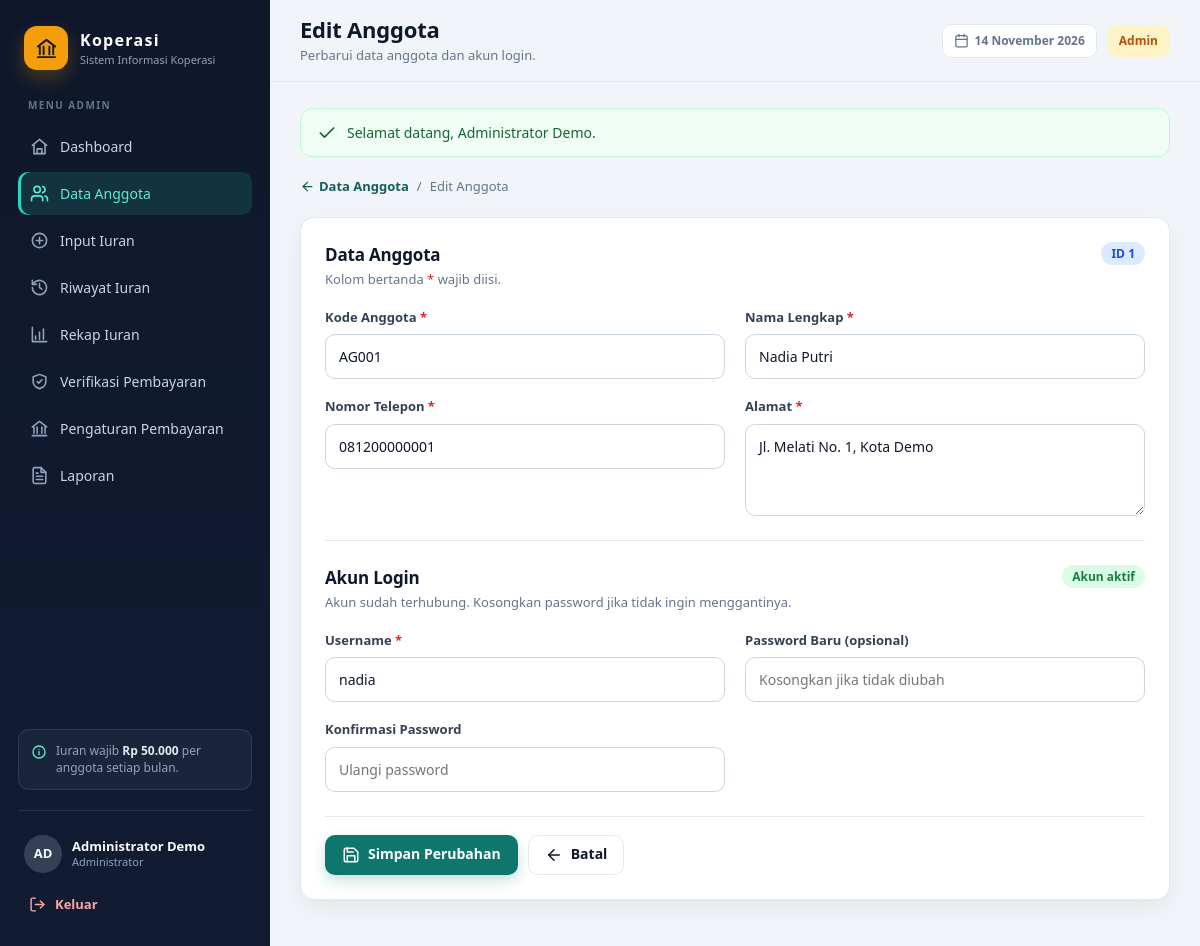
The page /edit_anggota.php?id=1 (signed in) on the database its author committed.
### tables this page shows
CREATE TABLE `anggota` (
    `id` INT(11) NOT NULL AUTO_INCREMENT,
    `kode_anggota` VARCHAR(20) NOT NULL,
    `nama` VARCHAR(100) NOT NULL,
    `alamat` TEXT DEFAULT NULL,
    `telepon` VARCHAR(20) DEFAULT NULL,
    PRIMARY KEY (`id`),
    UNIQUE KEY `uq_anggota_kode` (`kode_anggota`)
);

### edit_anggota.php (the view, shortened to what this page needs)
<?php
require_once __DIR__ . '/includes/bootstrap.php';
$id = get_int('id');
$anggota = db_one(
    $conn,
    'SELECT id, kode_anggota, nama, alamat, telepon FROM anggota WHERE id = ? LIMIT 1',
    [$id]
);
$linkedUser = db_one(
    $conn,
    'SELECT id, username FROM users WHERE anggota_id = ? ORDER BY id ASC LIMIT 1',
    [$id]
);
$form = [
    'kode' => (string) $anggota['kode_anggota'],
    'nama' => (string) $anggota['nama'],
    'alamat' => (string) $anggota['alamat'],
    'telepon' => (string) $anggota['telepon'],
    'username' => $linkedUser !== null ? (string) $linkedUser['username'] : '',
];
?>
<div class="breadcrumb">
    <a href="anggota.php"><?= icon('back') ?> Data Anggota</a>
    <span>/</span>
    <span>Edit Anggota</span>
</div>
<form method="post" action="edit_anggota.php?id=<?= $id ?>" class="panel">
    <div class="panel-head">
        <div>
            <h2>Data Anggota</h2>
            <p>Kolom bertanda <span class="required">*</span> wajib diisi.</p>
        </div>
        <span class="badge badge-info">ID <?= $id ?></span>
    </div>
    <div class="form-grid">
        <div class="field">
            <label for="kode">Kode Anggota <span class="required">*</span></label>
            <input id="kode" type="text" name="kode" value="<?= e($form['kode']) ?>"
                   maxlength="20" required>
        </div>
        <div class="field">
            <label for="nama">Nama Lengkap <span class="required">*</span></label>
            <input id="nama" type="text" name="nama" value="<?= e($form['nama']) ?>"
                   maxlength="100" required>
        </div>
        <div class="field">
            <label for="telepon">Nomor Telepon <span class="required">*</span></label>
            <input id="telepon" type="text" name="telepon" value="<?= e($form['telepon']) ?>"
                   maxlength="20" required>
        </div>
        <div class="field">
            <label for="alamat">Alamat <span class="required">*</span></label>
            <textarea id="alamat" name="alamat" rows="3" maxlength="500" required><?= e($form['alamat']) ?></textarea>
        </div>
    </div>
    <div class="panel-divider"></div>
    <div class="panel-head">
        <div>
            <h2>Akun Login</h2>
            <p>
                <?= $linkedUser !== null
                    ? 'Akun sudah terhubung. Kosongkan password jika tidak ingin menggantinya.'
                    : 'Belum ada akun. Isi username dan password untuk membuat akun anggota.' ?>
            </p>
        </div>
        <?php if ($linkedUser !== null): ?>
            <span class="badge badge-success">Akun aktif</span>
        <?php else: ?>
            <span class="badge badge-muted">Belum ada akun</span>
        <?php endif; ?>
    </div>
    <div class="form-grid">
        <div class="field">
            <label for="username">Username<?= $linkedUser === null ? '' : ' <span class="required">*</span>' ?></label>
            <input id="username" type="text" name="username" value="<?= e($form['username']) ?>"
                   maxlength="50" autocomplete="off" <?= $linkedUser !== null ? 'required' : '' ?>>
        </div>
        <div class="field">
            <label for="password"><?= $linkedUser !== null ? 'Password Baru (opsional)' : 'Password' ?></label>
            <input id="password" type="password" name="password"
                   placeholder="<?= $linkedUser !== null ? 'Kosongkan jika tidak diubah' : 'Minimal 6 karakter' ?>"
                   minlength="6" autocomplete="new-password">
        </div>
        <div class="field">
            <label for="password_confirm">Konfirmasi Password</label>
            <input id="password_confirm" type="password" name="password_confirm"
                   placeholder="Ulangi password" minlength="6" autocomplete="new-password">
        </div>
    </div>
    <div class="form-actions">
        <button type="submit" class="btn btn-primary"><?= icon('save') ?> Simpan Perubahan</button>
        <a class="btn btn-ghost" href="anggota.php"><?= icon('back') ?> Batal</a>
    </div>
</form>

### assets/style.css (style rules this page uses)
:root { --bg: #f1f5f9; --surface: #ffffff; --surface-2: #f8fafc; --ink: #0f172a; --muted: #64748b; --line: #e2e8f0; --line-strong: #cbd5e1; --primary: #0f766e; --primary-dark: #115e59; --primary-soft: #ccfbf1; --accent: #f59e0b; --success: #16a34a; --danger: #dc2626; --warning: #d97706; --sidebar: #0f172a; --sidebar-2: #1e293b; --radius: 14px; --shadow: 0 8px 24px rgba(15, 23, 42, 0.06); --shadow-lg: 0 24px 60px rgba(15, 23, 42, 0.18); }
*, *::before, *::after { box-sizing: border-box; }
html { -webkit-text-size-adjust: 100%; }
body { margin: 0; background: var(--bg); color: var(--ink); font-family: "Segoe UI", system-ui, -apple-system, BlinkMacSystemFont, Arial, sans-serif; font-size: 15px; line-height: 1.5; }
h1, h2, h3, h4, p, ul, ol, dl, dd, figure { margin: 0; }
a { color: inherit; }
button, input, select, textarea { font: inherit; }
.btn { display: inline-flex; align-items: center; justify-content: center; gap: 8px; padding: 10px 16px; border: 1px solid transparent; border-radius: 10px; background: transparent; color: var(--ink); font-size: 14px; font-weight: 600; line-height: 1.2; text-decoration: none; cursor: pointer; white-space: nowrap; transition: background 0.15s ease, color 0.15s ease, border-color 0.15s ease, transform 0.15s ease, box-shadow 0.15s ease; }
.btn-primary { background: var(--primary); color: #fff; box-shadow: 0 6px 14px rgba(15, 118, 110, 0.22); }
.btn-ghost { background: var(--surface); border-color: var(--line); color: var(--ink); }
.badge { display: inline-flex; align-items: center; gap: 4px; padding: 4px 10px; border-radius: 999px; font-size: 12px; font-weight: 700; line-height: 1.3; white-space: nowrap; }
.badge-success { background: #dcfce7; color: #15803d; }
.badge-info { background: #dbeafe; color: #1d4ed8; }
.content > * + * { margin-top: 20px; }
.panel { padding: 24px; border: 1px solid var(--line); border-radius: var(--radius); background: var(--surface); box-shadow: var(--shadow); }
.panel h2 { font-size: 17px; font-weight: 700; letter-spacing: -0.01em; }
.panel-head { display: flex; align-items: flex-start; justify-content: space-between; gap: 16px; margin-bottom: 18px; }
.panel-head p { margin-top: 3px; color: var(--muted); font-size: 13px; }
.panel-divider { height: 1px; margin: 24px 0; background: var(--line); }
.form-grid { display: grid; grid-template-columns: repeat(2, minmax(0, 1fr)); gap: 18px 20px; }
.field { display: flex; flex-direction: column; gap: 7px; min-width: 0; }
.field label { color: #334155; font-size: 13px; font-weight: 600; }
.field input, .field select, .field textarea { width: 100%; padding: 11px 13px; border: 1px solid var(--line-strong); border-radius: 10px; background: var(--surface); color: var(--ink); font-size: 14px; transition: border-color 0.15s ease, box-shadow 0.15s ease; }
.field textarea { min-height: 92px; resize: vertical; }
.required { color: var(--danger); }
.form-actions { display: flex; align-items: center; gap: 10px; flex-wrap: wrap; margin-top: 24px; padding-top: 18px; border-top: 1px solid var(--line); }
.breadcrumb { display: flex; align-items: center; gap: 8px; color: var(--muted); font-size: 13px; }
.breadcrumb a { display: inline-flex; align-items: center; gap: 4px; color: var(--primary-dark); font-weight: 600; text-decoration: none; }

### rows shown on the page
anggota: kode "AG001", nama "Nadia Putri", telepon "081200000001", alamat "Jl. Melati No. 1, Kota Demo"

### other values the page prints
APP_NAME "Koperasi"
APP_TAGLINE "Sistem Informasi Koperasi"
$item['label'] "Dashboard"
$item['label'] "Data Anggota"
$item['label'] "Input Iuran"
$item['label'] "Riwayat Iuran"
$item['label'] "Rekap Iuran"
$item['label'] "Verifikasi Pembayaran"
$item['label'] "Pengaturan Pembayaran"
$item['label'] "Laporan"
rupiah(IURAN_WAJIB) "Rp 50.000"
initials($user['nama']) "AD"
$user['nama'] "Administrator Demo"
$heading "Edit Anggota"
$subtitle "Perbarui data anggota dan akun login."
